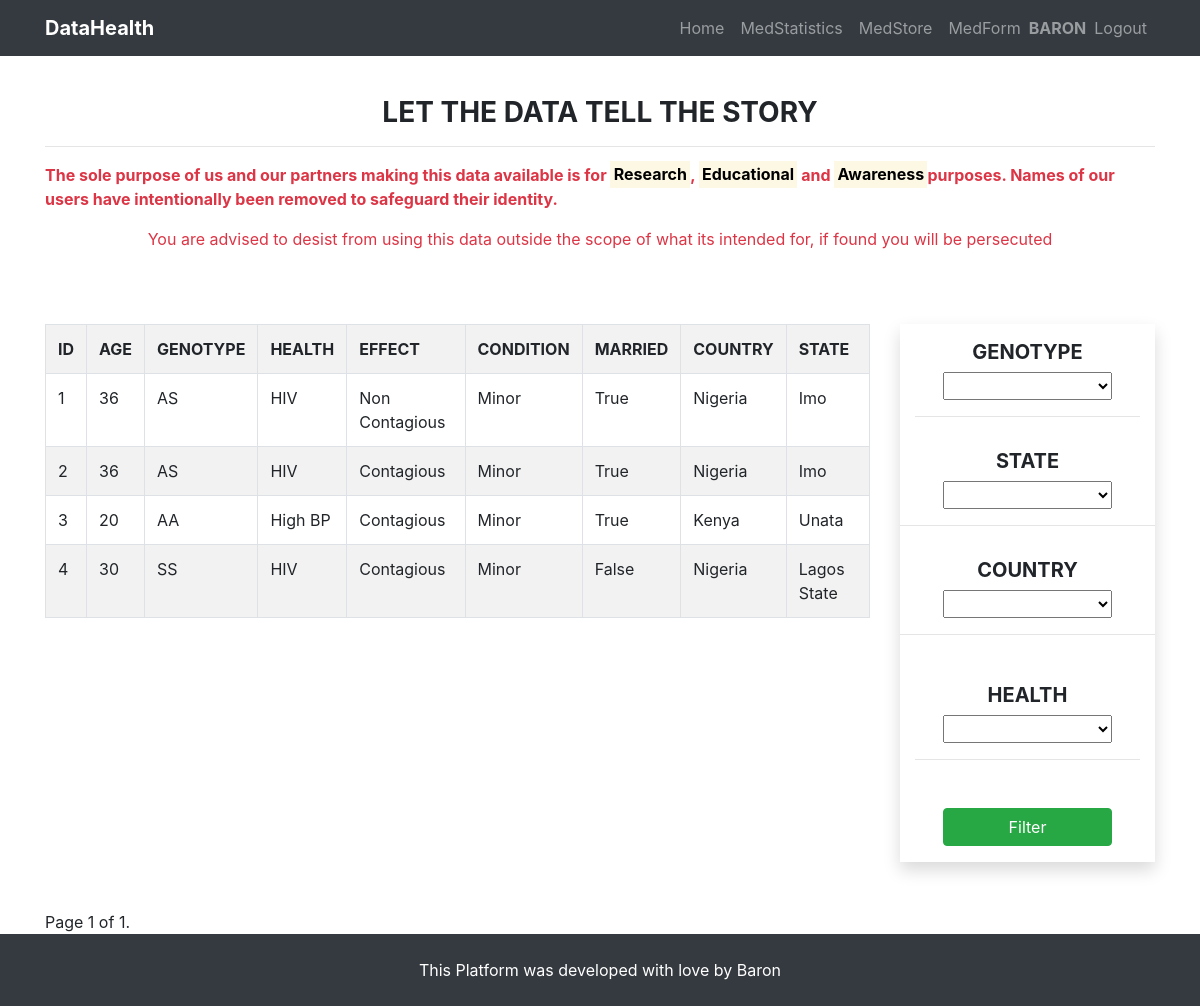
Screenshot of /medhistory/userstats/ (signed in) with the database file from the repository.
### user/models.py (models this page shows)
class User(AbstractUser):
    is_healthworker = models.BooleanField(default=False, null=False)
    is_patient = models.BooleanField(default=False, null=False)

### usersmedhistory/models.py (models this page shows, shortened)
class UserMedicalRecord(models.Model):
    user_choices = (
        ('AA', 'AA'), ('AS', "AS"), ('SS', 'SS')
    )
    condition_status = (
        ("Contagious", "Contagious"), ("Non Contagious", "Non Contagious")
    )
    condition_stage = (
        ("Minor", "Minor"), ("Chronic", "Chronic")
    )
    user = models.ForeignKey(User, on_delete=models.CASCADE)
    age = models.IntegerField()
    email = models.EmailField(null=True, blank=True)
    phone = models.IntegerField(blank=True, null=True)
    country = models.ForeignKey(Country, on_delete=models.CASCADE)
    state = models.ForeignKey(State, on_delete=models.CASCADE)
    health_challenge = models.ForeignKey(
        HealthChallenge, on_delete=models.CASCADE)
    health_status = models.CharField(
        max_length=50, choices=condition_status, default="Non Contagious")
    health_condition = models.CharField(
        max_length=50, choices=condition_stage, default="Minor")
    married = models.BooleanField(default=False)
    address = models.CharField(max_length=250, blank=True, null=True)
    genotype = models.CharField(max_length=50, choices=user_choices)
    date = models.DateField(auto_now_add=True)
    class Meta:
        ordering = ["user"]

class HealthChallenge(models.Model):
    name = models.CharField(max_length=50)
    def __str__(self):
        return self.name

class Country(models.Model):
    name = models.CharField(max_length=50)
    def __str__(self):
        return self.name

class State(models.Model):
    name = models.CharField(max_length=50)
    country = models.ForeignKey(Country, on_delete=models.CASCADE)
    class Meta:
        ordering = ('name',)
    def __str__(self):
        return self.name

### usersmedhistory/views.py (the view)
# urls.py: path('userstats/', statistics, name='stats'),
def statistics(request):
    queryset = UserMedicalRecord.objects.all()
    genotype = request.GET.get('genotype')
    if genotype != '' and genotype is not None:
        queryset = queryset.filter(genotype__icontains=genotype)
    state = request.GET.get('state')
    if state != '' and state is not None:
        queryset = queryset.filter(state__name__icontains=state)
    health = request.GET.get('health')
    if health != '' and health is not None:
        queryset = queryset.filter(health_challenge__name__icontains=health)
    country = request.GET.get('country')
    if country != '' and country is not None:
        queryset = queryset.filter(country__name__icontains=country)
    paginator = Paginator(queryset, 30)
    page_number = request.GET.get('page', 1)
    try:
        page = paginator.page(page_number)
    except PageNotAnInteger:
        page = paginator.page(1)
    except EmptyPage:
        page = paginator.page(paginator.num_pages)
    context = {"queryset": queryset, 'page': page, 'queryset': page, }
    template = 'medicalrecord/illstatistics.html'
    return render(request, template, context)

### templates/medicalrecord/illstatistics.html (shortened to what this page needs)
{% extends "index.html" %}
{% load crispy_forms_tags %}
{% load staticfiles %}
{% block content %}
<div class="container mx-auto mt-5 pt-5">
    <div class="mb-4">
        <h3 class="text-center font-weight-bold">LET THE DATA TELL THE STORY</h3>
        <hr>
        <p class="text-danger font-weight-bold text-justified">The sole purpose of us and our partners making this data
            available is for <mark>Research</mark>, <mark>Educational</mark> and <mark>Awareness</mark>purposes.
            Names of our users have intentionally been removed to safeguard their identity.
        </p>
        <p class="text-center text-danger">You are advised to desist from using this data outside
            the scope of what its intended for, if found you will be persecuted</p>
    </div>
    <div class="row mb-5">
        <div id="container" class="col-md-6 col-sm-12" data-url="{% url 'usersmedhistory:chart_data' %}"></div>
        <div id="status" class="col-md-6 col-sm-12" data-url="{% url 'usersmedhistory:condition_data' %}"></div>
    </div>
    <div class="row">
        <div class="col-md-9 col-sm-12 table-responsive">
            <table style="width:100%" class="table table-striped table-bordered ">
                <tr class="text-uppercase">
                    <th>ID</th>
                    <th>AGE</th>
                    <th>GENOTYPE</th>
                    <th>HEALTH </th>
                    <th>EFFECT</th>
                    <th>CONDITION</th>
                    <th>MARRIED</th>
                    <th>COUNTRY</th>
                    <th>STATE</th>
                </tr>
                {% for record in queryset %}
                <tr>
                    <td>{{ record.id }}</td>
                    <td>{{ record.age }}</td>
                    <td>{{ record.genotype }}</td>
                    <td>{{ record.health_challenge }}</td>
                    <td>{{ record.health_status }}</td>
                    <td>{{ record.health_condition }}</td>
                    <td>{{ record.married }}</td>
                    <td>{{ record.country }}</td>
                    <td>{{ record.state }}</td>
                </tr>
                {% endfor %}
            </table>
        </div>
        <div class="col-md-3 col-sm-12">
            <form method="GET" class="mb-5 shadow font-weight-bold h5 text-uppercase">
                <div class="row">
                    <div class="form-group my-3 col-md-12">
                        <div class="col-12 text-center">
                            <label for="genotype">Genotype</label></div>
                        <div class="col-12 text-center">
                            <select id="genotype" name="genotype" class="w-75 mx-auto">
                                <option name=""></option>
                                <option name="AA">AA</option>
                            </select>
                            <hr>
                        </div>
                    </div>
                    <div class="form-group col-md-12">
                        <div class="col-12 text-center">
                            <label for="state">State</label>
                        </div>
                        <div class="col-12 text-center">
                            <select id="state" name="state" class="w-75 mx-auto">
                                <option name=""></option>
                                <option name="Imo">Imo</option>
                            </select>
                        </div>
                        <hr>
                    </div>
                    <div class="form-group col-md-12">
                        <div class="col-12 text-center">
                            <label for="country">Country</label>
                        </div>
                        <div class="col-12 text-center">
                            <select id="country" name="country" class="w-75 mx-auto">
                                <option name=""></option>
                                <option name="Nigeri">Nigeria</option>
                            </select>
                        </div>
                        <hr>
                    </div>
                    <div class="form-group my-3 col-md-12">
                        <div class="col-12 text-center">
                            <label for="health">Health</label></div>
                        <div class="col-12 text-center">
                            <select id="health" name="health" class="w-75 mx-auto">
                                <option name=""></option>
                                <option name="Cancer">Cancer</option>
                            </select>
                            <hr>
                        </div>
                    </div>
                    <div class="form-group my-3 col-12">
                        <div class="col-12 text-center">
                            <button class="btn btn-success w-75 btn-center" type="submit">Filter</button>
                        </div>
                    </div>
                </div>
            </form>
        </div>
    </div>
    {% include "includes/pagination.html" %}
</div>
{% endblock content %}

### templates/index.html (shortened to what this page needs)
<!DOCTYPE html>
<html lang="en">
<head>
    {% load staticfiles %}
    {% load crispy_forms_tags %}
    <link rel="stylesheet" href="https://maxcdn.bootstrapcdn.com/bootstrap/4.1.3/css/bootstrap.min.css">
    <link href="{% static 'css/bootstrap.min.css' %}" rel="stylesheet">
    <link href="{% static 'css/custom.css' %}" rel="stylesheet">
</head>
<body>
    {% block navbar %}
    <nav class="navbar navbar-expand-lg navbar-dark bg-dark fixed-top">
        <div class="container">
            <a class="navbar-brand" href="/"><strong class="primary-color">DataHealth</strong> </a>
            <div class="collapse navbar-collapse" id="navbarResponsive">
                <ul class="navbar-nav ml-auto text-light">
                    <li class="nav-item">
                        <a class="nav-link" href="/">Home
                        </a>
                    </li>
                    <li class="nav-item">
                        <a class="nav-link" href="{% url 'usersmedhistory:stats' %}">MedStatistics</a>
                    </li>
                    <li class="nav-item">
                        <a class="nav-link" href="{% url 'usersmedhistory:medlist' %}">MedStore</a>
                    </li>
                    <li class="nav-item">
                        <a class="nav-link" href="{% url 'usersmedhistory:medform' %}">MedForm</a>
                    </li>
                    {% if request.user.is_authenticated %}
                    <span class="navbar-text text-uppercase">
                        <b> {{ user.get_username }}</b>
                    </span>
                    <li class="nav-item">
                        <a class="nav-link" href="{% url 'logout'%}?next={{request.path}}">Logout</a>
                    </li>
                    {% else %}
                    <ul class="navbar-nav ">
                        <li class="nav-item ">
                            <a class="nav-link" href="{% url 'login'%}?next={{request.path}}">Login</a>
                        </li>
                    </ul>
                    {% endif %}
                </ul>
            </div>
        </div>
    </nav>
    {% endblock %}
    {% block content %}{% endblock %}
    {% block footer %}
    <footer class="bg-dark text-center py-4 text-white">
        This Platform was developed with love by Baron
    </footer>
    {% endblock %}
</body>
</html>

### rows the page displays
User: get_username "BARON"
UserMedicalRecord: id "1", age "36", genotype "AS", health_challenge "HIV", health_status "Non Contagious", health_condition "Minor", married "True", country "Nigeria", state "Imo"
UserMedicalRecord: id "2", age "36", genotype "AS", health_challenge "HIV", health_status "Contagious", health_condition "Minor", married "True", country "Nigeria", state "Imo"
UserMedicalRecord: id "3", age "20", genotype "AA", health_challenge "High BP", health_status "Contagious", health_condition "Minor", married "True", country "Kenya", state "Unata"
UserMedicalRecord: id "4", age "30", genotype "SS", health_challenge "HIV", health_status "Contagious", health_condition "Minor", married "False", country "Nigeria", state "Lagos State"

### other values shown
{{ page.number }} "1"
{{ page.paginator.num_pages }} "1"
